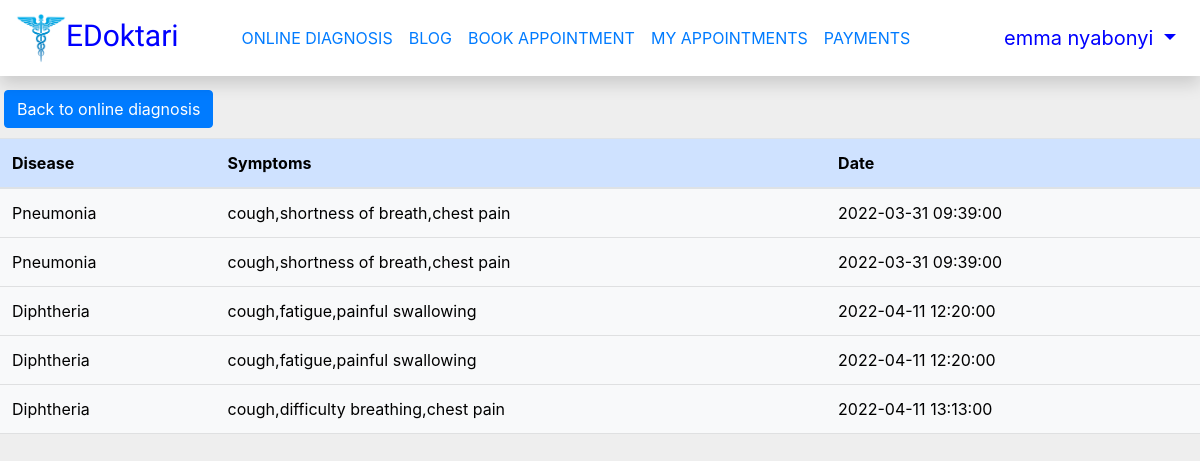
The page /diagnosisrecords.php (signed in) on the database its author committed.
### tables this page shows
CREATE TABLE `patients` (
  `profileimage` varchar(255) NOT NULL,
  `id` int(30) NOT NULL,
  `firstname` varchar(30) NOT NULL,
  `lastname` varchar(30) NOT NULL,
  `email` varchar(30) NOT NULL,
  `phonenumber` varchar(30) NOT NULL,
  `dateofbirth` date DEFAULT NULL,
  `address` varchar(30) DEFAULT NULL,
  `height` int(4) DEFAULT NULL,
  `weight` int(4) DEFAULT NULL,
  `gender` text DEFAULT NULL,
  `passwords` varchar(50) NOT NULL,
  `repeatpassword` varchar(50) NOT NULL
);

CREATE TABLE `diagnosisrecord` (
  `ID` int(11) NOT NULL,
  `patientemail` varchar(255) NOT NULL,
  `sym` varchar(255) NOT NULL,
  `disease` varchar(255) NOT NULL,
  `type` varchar(255) NOT NULL,
  `date` timestamp NOT NULL DEFAULT current_timestamp()
);

### diagnosisrecords.php (the view, shortened to what this page needs)
<?Php
include("config.php");
	?>
<!DOCTYPE html>
<html>
<head>
<link rel="stylesheet" href="https://cdnjs.cloudflare.com/ajax/libs/malihu-custom-scrollbar-plugin/3.1.5/jquery.mCustomScrollbar.min.css">
<link rel="stylesheet" href="https://cdn.jsdelivr.net/npm/bootstrap@5.1.3/dist/css/bootstrap.min.css">
<link rel="stylesheet" href="https://cdn.jsdelivr.net/npm/bootstrap@4.5.3/dist/css/bootstrap.min.css">
    <link rel="stylesheet" href="https://cdnjs.cloudflare.com/ajax/libs/bootstrap-datepicker/1.9.0/css/bootstrap-datepicker.min.css">
    <link rel="stylesheet" href="https://maxcdn.bootstrapcdn.com/bootstrap/4.0.0/css/bootstrap.min.css">
    <link rel="stylesheet" href="https://cdnjs.cloudflare.com/ajax/libs/font-awesome/4.7.0/css/font-awesome.min.css">
</head>
<body>
    <nav class="navbar navbar-expand-lg navbar-light bg-white shadow fixed-top">
    <a class="navbar-brand" href="homepage.php" style = "font-family: 'kaushan Script';font-size: 30px;color:blue;"><img src="EDoktari_logo.png" width="50" height="50" class="d-inline-block align-top" alt="">EDoktari</a>
    <div class="collapse navbar-collapse " id="navbarNavDropdown">
    <ul class="navbar-nav mx-auto">
    <li class="nav-item">
        <a class="nav-link text-primary" href="diagnosis.php">ONLINE DIAGNOSIS</a>
      </li>
       <li class="nav-item">
        <a class="nav-link text-primary" href="blogpage.php">BLOG</a>
      </li>
      <li class="nav-item">
        <a class="nav-link text-primary" href="doctor-page.php"> BOOK APPOINTMENT</a>
      </li>
      <li class="nav-item">
        <a class="nav-link text-primary" href="patientappointments.php">MY APPOINTMENTS</a>
      </li>
      <li class="nav-item">
        <a class="nav-link text-primary" href="patientpayments.php">PAYMENTS</a>
      </li>
    </ul>
      <ul class="navbar-nav ml-auto">
        <li class="nav-item dropdown ">
        <?php
                  $email = $_SESSION['email'];
                  $sql = "SELECT * FROM patients WHERE email = '$email'";
                  $gotResults = mysqli_query($conn,$sql);
                  if($gotResults){
                    if(mysqli_num_rows($gotResults) > 0){
                      while($row = mysqli_fetch_array($gotResults)){
                        ?>
            <a class="nav-link dropdown-toggle " href="#" id="navbarDropdownMenuLink" data-toggle="dropdown" aria-haspopup="true" aria-expanded="false" style = "font-size: 20px;color: blue">
            <?php echo$row['firstname'] ?> <?php echo$row['lastname'] ?>
            </a>
            <?php
           }
                    }
                  }
                ?>
        </li>
      </ul>
    </div>
  </nav>
<section>
<a href="diagnosis.php" class="btn btn-primary float-left ml-1">Back to online diagnosis</a></br></br>
    <?php
                $email = $_SESSION['email'];
                $sql = "SELECT * FROM diagnosisrecord WHERE patientemail = '$email'";
                $query = mysqli_query($conn,$sql);
        echo"<table class='table'>
        <thead class='table-primary'>
          <tr>
            <th scope='col'>Disease</th>
            <th scope='col'>Symptoms</th>
            <th scope='col'>Date</th>
          </tr>
        </thead>
        <tbody>";
    while ($row = mysqli_fetch_array($query))
    {
        echo'
          <tr>
            <td class="table-light">'.$row['disease'].'</td>
            <td class="table-light">'.$row['sym'].'</td>
            <td class="table-light">'.$row['date'].'</td>
          </tr>';
    }
    echo "</table>";
?>

### diagnosisrecords.php (style rules this page uses)
body { margin-top:0px; background:#eee; }
section { margin-top:90px; }

### rows shown on the page
patients: firstname "emma", lastname "nyabonyi"
diagnosisrecord: disease "Pneumonia", sym "cough,shortness of breath,chest pain", date "2022-03-31 09:39:00"
diagnosisrecord: disease "Pneumonia", sym "cough,shortness of breath,chest pain", date "2022-03-31 09:39:00"
diagnosisrecord: disease "Diphtheria", sym "cough,fatigue,painful swallowing", date "2022-04-11 12:20:00"
diagnosisrecord: disease "Diphtheria", sym "cough,fatigue,painful swallowing", date "2022-04-11 12:20:00"
diagnosisrecord: disease "Diphtheria", sym "cough,difficulty breathing,chest pain", date "2022-04-11 13:13:00"
